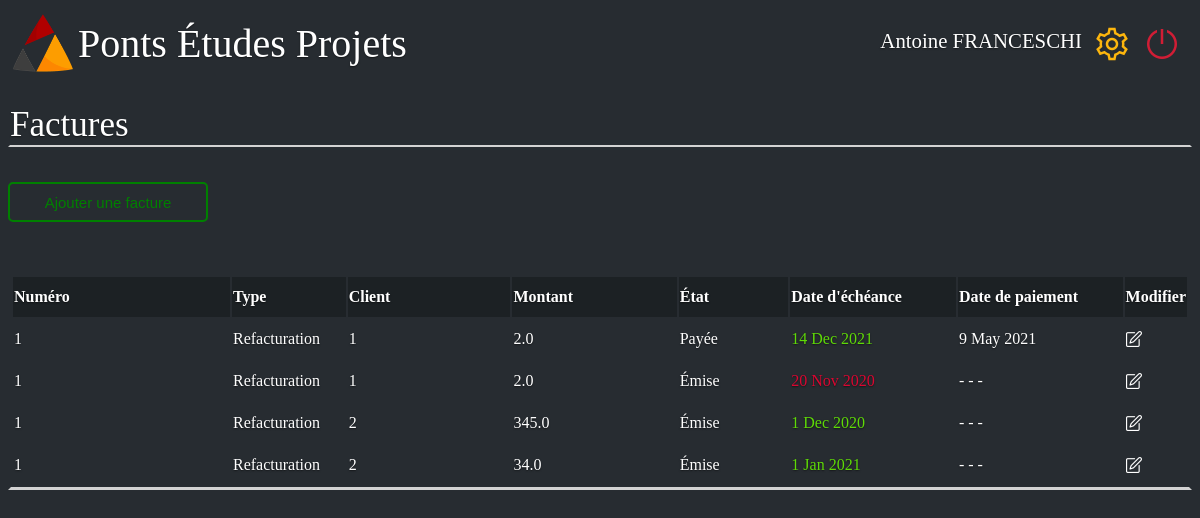
Page /tresorerie/Antoine FRANCESCHI on the earlier database version.
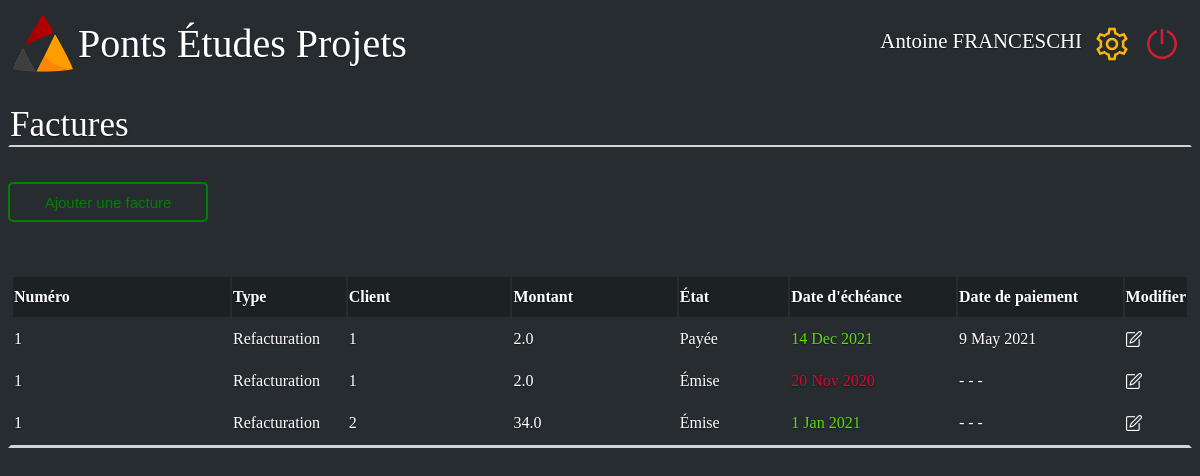
Same page on the later database version.
### site.py (models this page shows, shortened)
class db_factures(db.Model):
    _id = db.Column("id", db.Integer, primary_key= True)
    numero = db.Column(db.String(100))
    Type = db.Column(db.String(100))
    client = db.Column(db.String(100))
    montant= db.Column(db.Float)
    etat = db.Column(db.String(100))
    date_echeance = db.Column(db.String(100))
    date_paiement = db.Column(db.String(100))
    suiveur = db.Column(db.String(100))
    retard = db.Column(db.Boolean)

### site.py (the view)
@app.route('/tresorerie/<name>',methods=["GET","POST"])
def index12(name):
    init_bd()
    return render_template('Tresorier.html', name=name, BDD_facture = db_factures.query.all())

### site.py (called while the page is built)
def init_bd():
    for facture in db_factures.query.all():
        retard1 = init_retard(facture.date_echeance)
        facture.retard = retard1
        db.session.commit()

def init_retard(date):
    now = datetime.datetime.now()
    date_now = now.year*10000+now.month*100+now.day
    if int(date[0:2])<10:
        taille_date=1
    else:
        taille_date=2
    date_converti = int(date[0:2])
    month = date[taille_date+1:taille_date+4]
    year = int(date[taille_date+5::])
    L=['Jan','Feb','Mar','Apr','May','Jun','Jul','Aug','Sep','Oct','Nov','Dec']
    for k in range(len(L)):
        if month == L[k]:
            date_converti+=(k+1)*100
    date_converti += year*10000
    if date_converti<=date_now:
        return True
    return False

### templates/Tresorier.html (shortened to what this page needs)
<!DOCTYPE html>
<html>
    <head>
        <link rel="stylesheet" href={{ url_for('static', filename='style_tresorier.css') }}/>
    </head>
    <body>
        <div class="barre_principale">
            <div class="logo_junior">
                <a href="/home/{{name}}">
                    <img class= "logo_pep" src={{ url_for('static', filename='PEPLOGO.png') }}  alt= "Logo pep"/>
                    <div class="Junior">Ponts Études Projets</div>
                </a>
            </div>
            <div>
                <nav>
                    <ul class="navbar-nav">
                        <li class="user_name"><a class="user" href="#">{{name}}</a></li>
                        <li class="nav-item"><a href="#"><img src={{ url_for('static', filename='settings.png') }} alt="bouton reglage" ></a></li>
                        <li class="nav-item"><a href='/logout'><img src={{ url_for('static', filename='shutdown.png') }} alt="bouton shutdown" ></a></li>
                    </ul>
                </nav>
            </div>
        </div>
        <p class="titre">Factures</p>
        <div class="ajouter">
            <button onclick="window.location.href = '/tresoreie/{{name}}/add_delete';" type="button" class="Ajouter"> Ajouter une facture </button>
        </div>
        <table class="tableau">
            <thead class="thead-dark">
                <tr class="premiere_ligne">
                    <th>Numéro</th>
                    <th>Type</th>
                    <th>Client</th>
                    <th>Montant</th>
                    <th>État</th>
                    <th>Date d'échéance</th>
                    <th>Date de paiement</th>
                    <th>Modifier</th>
                </tr>
            </thead>
            <tbody>
                {% for facture in BDD_facture %}
                    <tr>
                        <td>{{facture.numero}}</td>
                        <td>{{facture.Type}}</td>
                        <td>{{facture.client}}</td>
                        <td>{{facture.montant}}</td>
                        <td>{{facture.etat}}</td>
                        {% if facture.retard == True  %}
                            <td style="color: rgb(218, 7, 49);">{{facture.date_echeance}}</td>
                        {% else %}
                            <td style="color: rgb(95, 218, 7);">{{facture.date_echeance}}</td>
                        {% endif %}
                        <td>{{facture.date_paiement}}</td>
                        <td><a href ='/tresoreie/{{name}}/{{facture._id}}/modify'><img src="{{ url_for('static', filename='edit1.png') }}" class="edit" height="16" width="16" ></a></td>
                    </tr>
                {% endfor %}
            </tbody>
        </table>
    </body>
</html>

### static/style_tresorier.css (style rules this page uses)
html { height: 100%; width: 100%; background-color : #272C31; }
body { background-color : #272C31; height: 100%; background-color: transparent; color: white; text-shadow: 0 .05rem .1rem rgba(0, 0, 0, .5); }
.barre_principale { height: 60px; display: flex; justify-content: space-between; }
.logo_pep { width: 60px; height: 60px; }
ul { list-style-type: none; display:flex; text-decoration:none; }
.logo_pep { float: left; margin: 5px; }
.user_name { margin-top:5px ; }
.Junior { margin-top: 12px; display: flex; font-size: 250%; }
nav a { font-size: 1.3em; color: white; text-shadow: 0 .05rem .1rem rgba(0, 0, 0, .5); text-decoration: none; }
nav li { margin-right: 10px; }
a { text-decoration:none; color:white; display:flex; }
button { border: 2px ; border-radius: 5px; width: 200px; height: 40px; background-color: transparent; border-style: solid; color:green; border-color: green; font-size:15px; }
.titre { border: 2px ; border-style: solid; border-top-color: transparent; border-left-color: transparent; border-right-color: transparent; border-bottom-color: lightgrey; font-size:35px; }
table { border-style: solid; border-top-color: transparent; border-left-color: transparent; border-right-color: transparent; border-bottom-color: lightgrey; }
.thead-dark { height: 20px; background-color: transparent; }
thead tr { width: 100%; height: 40px; background-color: #1C2124; }
tr { height: 40px; }
thead th { text-align: left; border-right-color: transparent; }
thead th:nth-child(1) { width: 20%; }
thead th:nth-child(2) { width: 10%; }
thead th:nth-child(3) { width: 15%; }
thead th:nth-child(4) { width: 15%; }
thead th:nth-child(5) { width: 10%; }
thead th:nth-child(6) { width: 15%; }
thead th:nth-child(7) { width: 15%; }
.tableau { margin-top: 50px; width: 100%; height: 20px; }

Differences in the rows shown:
removed db_factures: numero "1", Type "Refacturation", client "2", montant "345.0", etat "Émise", date_echeance "1 Dec 2020", date_paiement "- - -"
